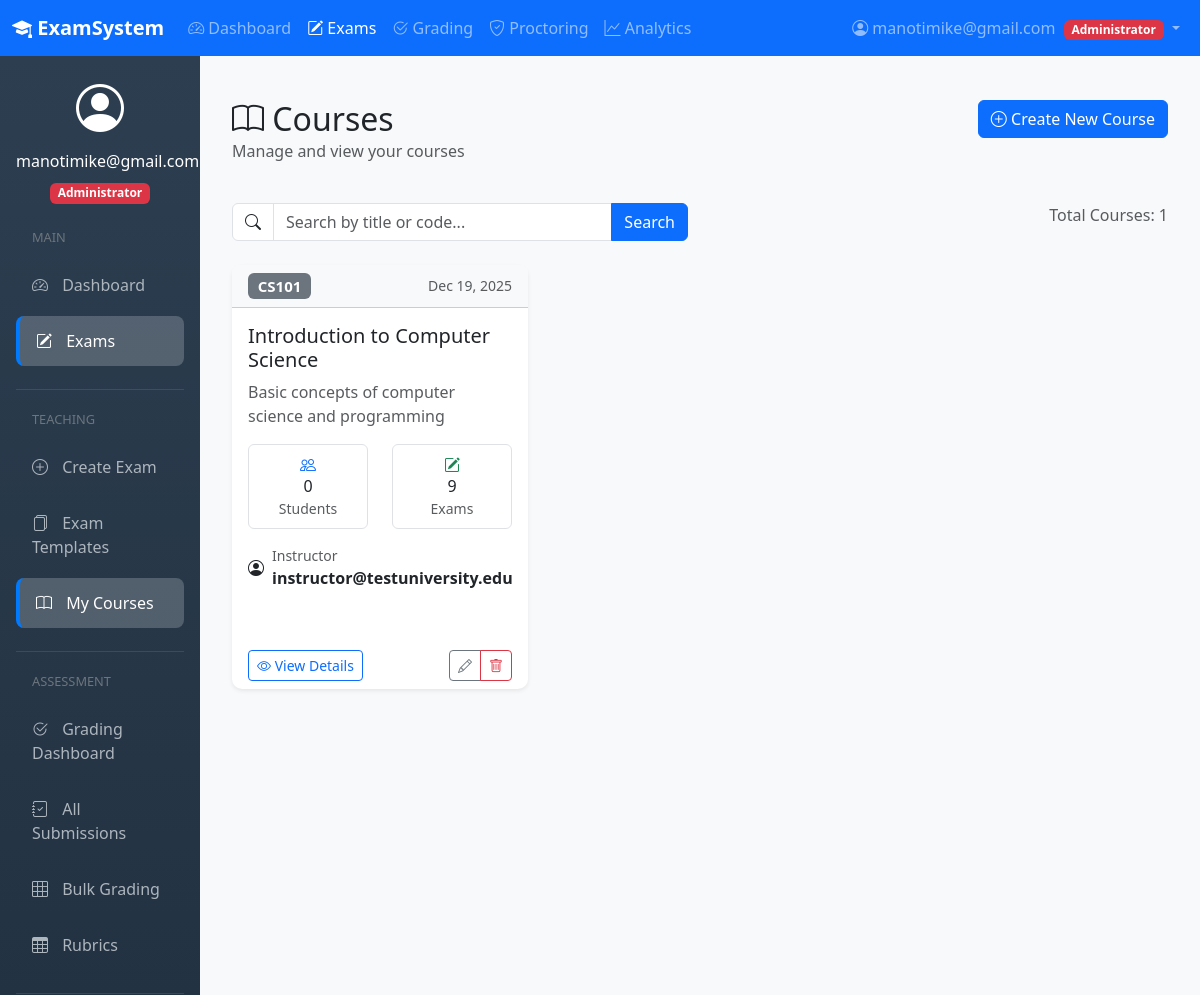
/exams/courses/ (signed in, upper part), run on an earlier commit of the app's database.
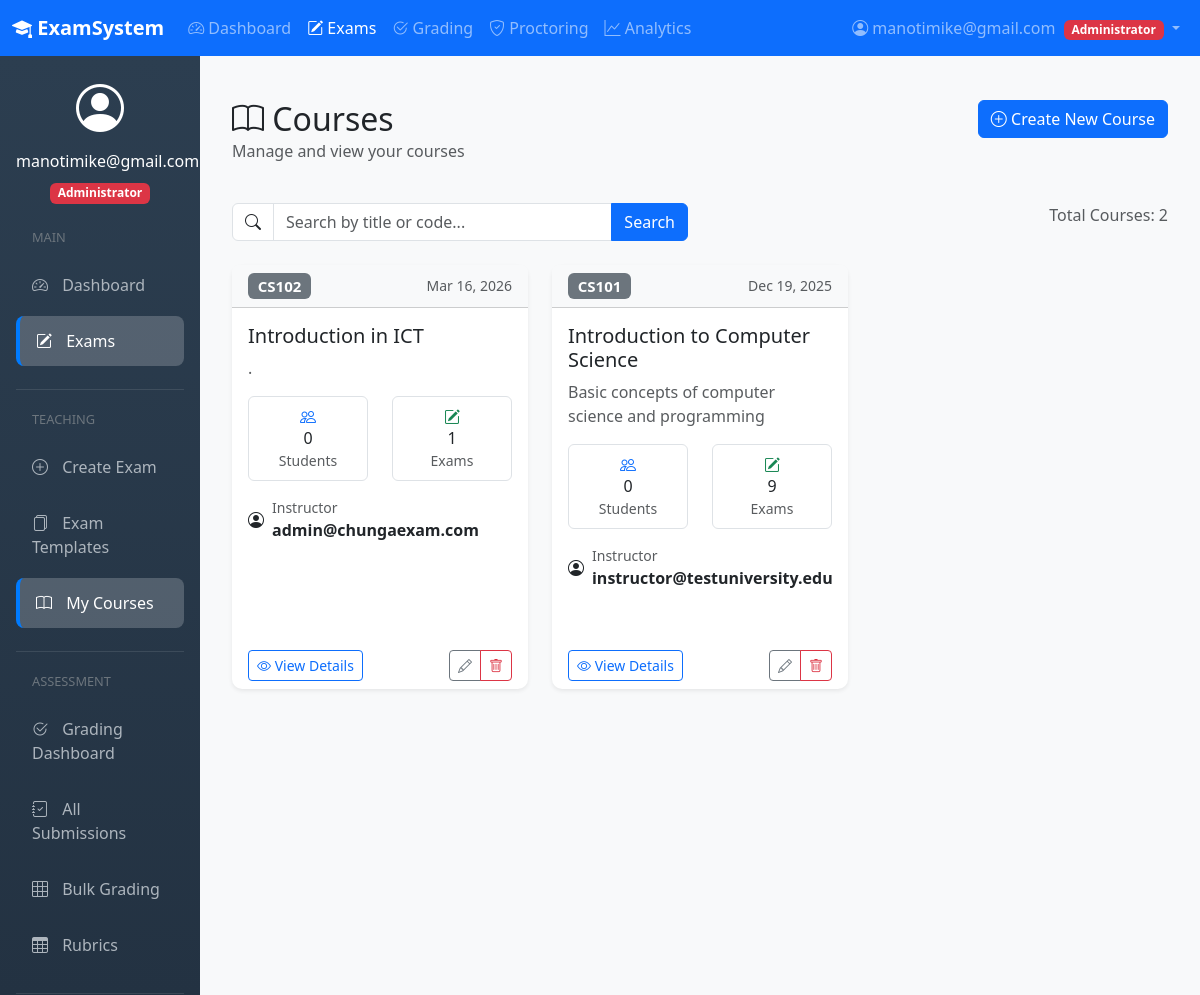
And on a later commit of the database.
### apps/exams/models.py (models this page shows, shortened)
class Course(models.Model):
    course_id = models.UUIDField(primary_key=True, default=uuid.uuid4, editable=False)
    title = models.CharField(max_length=255)
    code = models.CharField(max_length=50, unique=True)
    description = models.TextField(blank=True)
    instructor = models.ForeignKey(CustomUser, on_delete=models.CASCADE, related_name='courses_taught')
    institution = models.ForeignKey(Institution, on_delete=models.CASCADE, null=True)
    created_at = models.DateTimeField(auto_now_add=True)

### apps/users/models.py (models this page shows, shortened)
class CustomUser(AbstractUser):
    USER_ROLES = (
        ('ADMIN', 'Administrator'),
        ('INSTRUCTOR', 'Instructor'),
        ('STUDENT', 'Student'),
    )
    email = models.EmailField(_('email address'), unique=True)
    role = models.CharField(max_length=20, choices=USER_ROLES, default='STUDENT')
    institution = models.ForeignKey(Institution, on_delete=models.SET_NULL, null=True, blank=True)
    username = models.CharField(max_length=150, unique=True)
    USERNAME_FIELD = 'email'
    REQUIRED_FIELDS = ['username', 'role']
    objects = CustomUserManager()
    class Meta:
        verbose_name = _('user')
        verbose_name_plural = _('users')

### apps/exams/views.py (the view)
# urls.py: path('courses/', views.course_list, name='course_list'),
@login_required
def course_list(request):
    user = request.user
    search_query = request.GET.get('search', '')
    if user.role == 'ADMIN':
        courses = Course.objects.all()
    elif user.role == 'INSTRUCTOR':
        courses = Course.objects.filter(instructor=user)
    else:  # STUDENT
        courses = Course.objects.filter(
            enrollment__student=user,  # Changed from enrollments to enrollment
            enrollment__is_active=True
        )
    if search_query:
        courses = courses.filter(
            Q(title__icontains=search_query) |
            Q(code__icontains=search_query) |
            Q(description__icontains=search_query)
        )
    courses = courses.order_by('-created_at')
    for course in courses:
        course.student_count = Enrollment.objects.filter(
            course=course,
            is_active=True
        ).count()
        course.exam_count = course.exam_set.count()
    context = {
        'courses': courses,
        'search_query': search_query,
        'total_courses': courses.count(),
        'can_create': user.role in ['INSTRUCTOR', 'ADMIN'],
    }
    return render(request, 'exams/course_list.html', context)

### apps/core/context_processors.py (called while the page is built)
def notification_counts(request):
    if request.user.is_authenticated:
        if request.user.role in ['INSTRUCTOR', 'ADMIN']:
            flagged_count = ProctoringSession.objects.filter(
                submission__exam__instructor=request.user,
                status='FLAGGED'
            ).count()
            pending_count = Submission.objects.filter(
                exam__instructor=request.user,
                is_graded=False,
                submitted_at__isnull=False
            ).count()
            return {
                'flagged_sessions_count': flagged_count,
                'grading_pending_count': pending_count
            }
    return {}

### templates/exams/course_list.html (shortened to what the changed rows need)
{% extends 'base.html' %}
{% load static %}
{% block content %}
<div class="container-fluid py-4">
    <div class="row mb-4">
        <div class="col-md-8">
            <h2 class="mb-0">
                <i class="bi bi-book"></i> Courses
            </h2>
        </div>
    </div>
    <div class="row mb-4">
        <div class="col-md-6 text-end">
            <span class="text-muted">Total Courses: {{ total_courses }}</span>
        </div>
    </div>
    {% if courses %}
    <div class="row row-cols-1 row-cols-md-2 row-cols-lg-3 g-4">
        {% for course in courses %}
        <div class="col">
            <div class="card h-100 shadow-sm hover-shadow">
                <div class="card-header bg-light">
                    <div class="d-flex justify-content-between align-items-center">
                        <h5 class="card-title mb-0">
                            <span class="badge bg-secondary">{{ course.code }}</span>
                        </h5>
                        <small class="text-muted">{{ course.created_at|date:"M d, Y" }}</small>
                    </div>
                </div>
                <div class="card-body">
                    <h5 class="card-title">{{ course.title }}</h5>
                    <p class="card-text text-muted">
                        {{ course.description|truncatewords:20|default:"No description provided." }}
                    </p>
                    <div class="row mt-3 mb-3">
                        <div class="col-6 text-center">
                            <div class="border rounded p-2">
                                <i class="bi bi-people text-primary"></i>
                                <h6 class="mb-0">{{ course.student_count }}</h6>
                                <small class="text-muted">Students</small>
                            </div>
                        </div>
                        <div class="col-6 text-center">
                            <div class="border rounded p-2">
                                <i class="bi bi-pencil-square text-success"></i>
                                <h6 class="mb-0">{{ course.exam_count }}</h6>
                                <small class="text-muted">Exams</small>
                            </div>
                        </div>
                    </div>
                    <div class="d-flex align-items-center mb-3">
                        <i class="bi bi-person-circle me-2"></i>
                        <div>
                            <small class="text-muted d-block">Instructor</small>
                            <strong>{{ course.instructor.get_full_name|default:course.instructor.email }}</strong>
                        </div>
                    </div>
                </div>
                <div class="card-footer bg-transparent border-top-0">
                    <div class="d-flex justify-content-between">
                        <a href="{% url 'exams:course_detail' course.course_id %}"
                           class="btn btn-sm btn-outline-primary">
                            <i class="bi bi-eye"></i> View Details
                        </a>
                        {% if course.instructor == user or user.role == 'ADMIN' %}
                        <div class="btn-group">
                            <a href="{% url 'exams:course_edit' course.course_id %}"
                               class="btn btn-sm btn-outline-secondary">
                                <i class="bi bi-pencil"></i>
                            </a>
                            <a href="{% url 'exams:course_delete' course.course_id %}"
                               class="btn btn-sm btn-outline-danger">
                                <i class="bi bi-trash"></i>
                            </a>
                        </div>
                        {% endif %}
                    </div>
                </div>
            </div>
        </div>
        {% endfor %}
    </div>
    {% endif %}
</div>
{% endblock %}

What changed in the data, as far as the page shows it:
added Course: code "CS102", created_at "Mar 16, 2026", title "Introduction in ICT", description ".", student_count "0", exam_count "1", instructor.get_full_name "admin@chungaexam.com"
Also different on the page:
{{ total_courses }}: "1" → "2"
